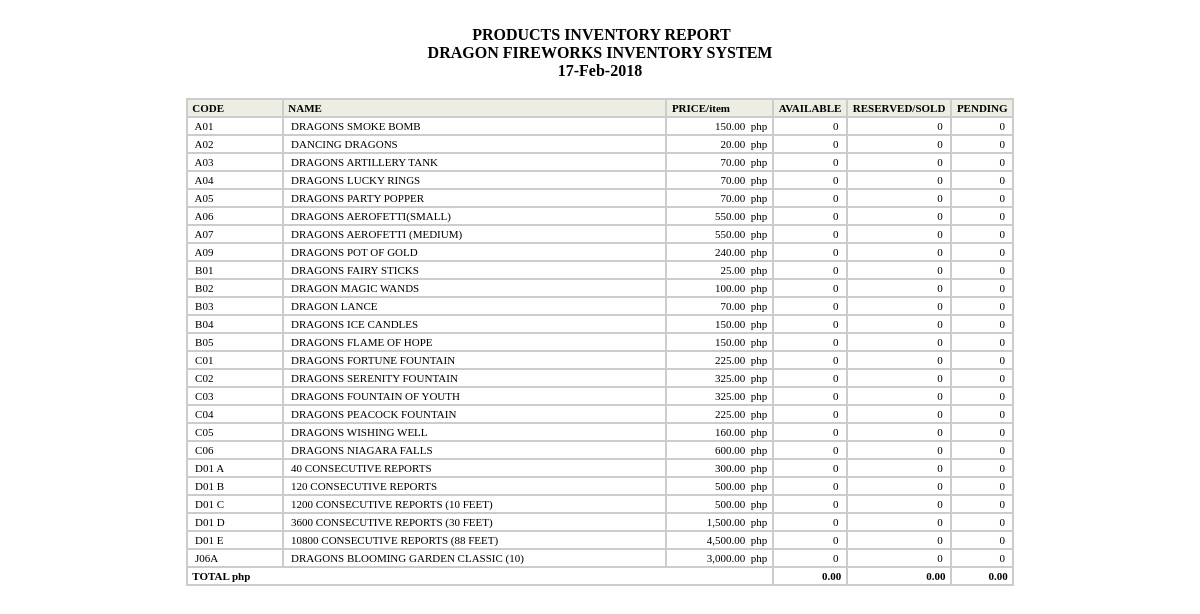
/Modules/ProductInventoryReport.php, run on the app's committed database.
### tables this page shows
CREATE TABLE `products` (
  `prod_code` varchar(16) NOT NULL default '',
  `prod_name` varchar(100) default NULL,
  `price` decimal(8,2) default NULL,
  `quantity` int(8) unsigned default NULL,
  `order_qty` int(8) unsigned default NULL,
  `res_qty` int(8) unsigned default NULL,
  PRIMARY KEY  (`prod_code`)
);

### class/DataAccess.php (called while the page is built, shortened)
<?php
class DataAccess
{
	function get_current_date($p_mysql_format = 0)
	{
		if ($p_mysql_format == 0)
			$result_date = mysql_query("SELECT DATE_FORMAT(NOW(),'%d-%b-%Y') today");
		$myrow = mysql_fetch_array($result_date);
		return $myrow['today'];
	}
}
?>

### class/ProductInventoryClass.php (called while the page is built, shortened)
<?php
class ProductInventoryClass {
	private $arr;
	function get_arr() {
		return $this->arr;
	}
	function load_records($cd,$name,$stat) {
		$where = '';
		$result = mysql_query("SELECT * FROM products".$where);
		if (mysql_num_rows($result) > 0) {
			$i = 0;
			while ($rows = mysql_fetch_array($result)) {
				$this->arr[$i] = $rows;
				$i++;
			}
		}
	}
	function total_ava($cd,$name,$stat) {
		$where = '';
		$result = mysql_query("SELECT sum(price * quantity) as total_ava
							   FROM products ".$where);
		$row = mysql_fetch_array($result);
		return $row['total_ava'];
	}
	function total_res($cd,$name,$stat) {
		$where = '';
		$result = mysql_query("SELECT sum(price * res_qty) as total_res
							   FROM products ".$where);
		$row = mysql_fetch_array($result);
		return $row['total_res'];
	}
	function total_pnd($cd,$name,$stat) {
		$where = '';
		$result = mysql_query("SELECT sum(price * order_qty) as total_pnd
							   FROM products ".$where);
		$row = mysql_fetch_array($result);
		return $row['total_pnd'];
	}
}
?>

### Modules/ProductInventoryReport.php (the view, shortened to what this page needs)
<?php
include "../class/ProductInventoryClass.php";
include "../class/DataAccess.php";
$PI = new ProductInventoryClass();
$DA   = new DataAccess();
$code   = $_GET['cd'];
$name   = $_GET['name'];
$s_stat = $_GET['s_stat'];
$PI->load_records(addslashes($code),addslashes($name),addslashes($s_stat));
$arr = $PI->get_arr();
$x = count($arr);
?>
<!DOCTYPE HTML PUBLIC "-//W3C//DTD HTML 4.01 Transitional//EN">
<html>
<head>
<link type="text/css" href="../StyleSheet/report.css" rel="stylesheet">
</head>
<body>
<form name="frmReport" method="post" action="ProductInventoryReport.php"><br>
  <table width="70%" border="0" cellspacing="0" cellpadding="0" align="center">
    <tr>
      <td><div align="center">&nbsp;<span class="report1">PRODUCTS INVENTORY REPORT</span></div></td>
    </tr>
    <tr>
      <td><div align="center"><span class="report1">DRAGON FIREWORKS INVENTORY
          SYSTEM</span></div></td>
    </tr>
    <tr>
      <td> <div align="center"><span class="report1">
          <?= $DA->get_current_date();?>
          </span> </div></td>
    </tr>
  </table>
  <br>
  <?php
			 	if ($x>0) {
			 ?>
  <table width="70%" border="1" align="center" cellpadding="2" cellspacing="0" bordercolor="cccccc">
    <tr class="tbl_header">
      <td class="result_header" nowrap width="15%">&nbsp;CODE&nbsp;</td>
      <td class="result_header" nowrap width="55%">&nbsp;NAME&nbsp;</td>
      <td class="result_header" nowrap width="15%">&nbsp;PRICE/item </td>
      <td width="5%" nowrap class="result_header">&nbsp;AVAILABLE&nbsp;</td>
      <td width="5%" nowrap class="result_header">&nbsp;RESERVED/SOLD&nbsp;</td>
      <td width="5%" nowrap class="result_header">&nbsp;PENDING&nbsp;</td>
    </tr>
    <?php for($i=0;$x>$i;$i++) {?>
    <tr>
      <td>&nbsp;
        <?= $arr[$i]['prod_code']?>
      </td>
      <td nowrap>&nbsp;
        <?= $arr[$i]['prod_name']?>
        &nbsp; </td>
      <td nowrap><div align="right">&nbsp;
          <?php  echo number_format($arr[$i]['price'],2,'.',',') ?>
          &nbsp;php&nbsp; </div></td>
      <td><div align="right">&nbsp;
          <?php if  ($arr[$i]['quantity'] == 0) echo($arr[$i]['quantity']); else echo("<strong>".$arr[$i]['quantity']."</strong>"); ?>
          &nbsp; </div></td>
      <td><div align="right">&nbsp;
          <?php if  ($arr[$i]['res_qty'] == 0) echo($arr[$i]['res_qty']); else echo("<font color='#0000ff'><strong>".$arr[$i]['res_qty']."</strong></font>"); ?>
          &nbsp;</div></td>
      <td><div align="right">&nbsp;
          <?php if  ($arr[$i]['order_qty'] == 0) echo($arr[$i]['order_qty']); else echo("<font color='#FF0000'><strong>".$arr[$i]['order_qty']."</strong></font>"); ?>
          &nbsp; </div></td>
    </tr>
    <?php } ?>
    <tr>
      <td colspan="3">&nbsp;<strong>TOTAL php</strong></td>
      <td nowrap><div align="right"><strong><?php echo number_format($PI->total_ava(addslashes($code),addslashes($name),addslashes($s_stat)),2,'.',','); ?></strong>&nbsp; </div></td>
      <td nowrap><div align="right"><strong><?php echo number_format($PI->total_res(addslashes($code),addslashes($name),addslashes($s_stat)),2,'.',','); ?></strong>&nbsp; </div></td>
      <td nowrap><div align="right"><strong><?php echo number_format($PI->total_pnd(addslashes($code),addslashes($name),addslashes($s_stat)),2,'.',','); ?></strong>&nbsp; </div></td>
  </table>
  <?PHP } else echo "<br>&nbsp;&nbsp;&nbsp;&nbsp;&nbsp;&nbsp;&nbsp;&nbsp;&nbsp;
			  						&nbsp;&nbsp;&nbsp;&nbsp;&nbsp;&nbsp;&nbsp;&nbsp;&nbsp;&nbsp;
									&nbsp;&nbsp;&nbsp;&nbsp;&nbsp;&nbsp;
									NO RECORD(s) FOUND."; ?>
  <p>&nbsp;</p>
</form>
</body>
</html>

### Stylesheet/report.css (style rules this page uses)
p, tr, td, ul, li { color: #000000; font-family: Tahoma, Verdana; font-size: 11px }
.report1 { color: #000000; background: font-weight; font-weight: bold; bold; font-family: Arial, Verdana. Tahoma; font-size: 16px; }
.tbl_header { color: #444444; font-family: Tahoma, Verdana; font-size: 11px; font-weight: bold; background-color: #EDEDE3; white-space: nowrap; }

### data on the page
products: prod_code "A01", prod_name "DRAGONS SMOKE BOMB", price "150.00", quantity "0", res_qty "0", order_qty "0"
products: prod_code "A02", prod_name "DANCING DRAGONS", price "20.00", quantity "0", res_qty "0", order_qty "0"
products: prod_code "A03", prod_name "DRAGONS ARTILLERY TANK", price "70.00", quantity "0", res_qty "0", order_qty "0"
products: prod_code "A04", prod_name "DRAGONS LUCKY RINGS", price "70.00", quantity "0", res_qty "0", order_qty "0"
products: prod_code "A05", prod_name "DRAGONS PARTY POPPER", price "70.00", quantity "0", res_qty "0", order_qty "0"
products: prod_code "A06", prod_name "DRAGONS AEROFETTI(SMALL)", price "550.00", quantity "0", res_qty "0", order_qty "0"
products: prod_code "A07", prod_name "DRAGONS AEROFETTI (MEDIUM)", price "550.00", quantity "0", res_qty "0", order_qty "0"
products: prod_code "A09", prod_name "DRAGONS POT OF GOLD", price "240.00", quantity "0", res_qty "0", order_qty "0"
products: prod_code "B01", prod_name "DRAGONS FAIRY STICKS", price "25.00", quantity "0", res_qty "0", order_qty "0"
products: prod_code "B02", prod_name "DRAGON MAGIC WANDS", price "100.00", quantity "0", res_qty "0", order_qty "0"
products: prod_code "B03", prod_name "DRAGON LANCE", price "70.00", quantity "0", res_qty "0", order_qty "0"
products: prod_code "B04", prod_name "DRAGONS ICE CANDLES", price "150.00", quantity "0", res_qty "0", order_qty "0"
products: prod_code "B05", prod_name "DRAGONS FLAME OF HOPE", price "150.00", quantity "0", res_qty "0", order_qty "0"
products: prod_code "C01", prod_name "DRAGONS FORTUNE FOUNTAIN", price "225.00", quantity "0", res_qty "0", order_qty "0"
products: prod_code "C02", prod_name "DRAGONS SERENITY FOUNTAIN", price "325.00", quantity "0", res_qty "0", order_qty "0"
products: prod_code "C03", prod_name "DRAGONS FOUNTAIN OF YOUTH", price "325.00", quantity "0", res_qty "0", order_qty "0"
products: prod_code "C04", prod_name "DRAGONS PEACOCK FOUNTAIN", price "225.00", quantity "0", res_qty "0", order_qty "0"
products: prod_code "C05", prod_name "DRAGONS WISHING WELL", price "160.00", quantity "0", res_qty "0", order_qty "0"
products: prod_code "C06", prod_name "DRAGONS NIAGARA FALLS", price "600.00", quantity "0", res_qty "0", order_qty "0"
products: prod_code "D01 A", prod_name "40 CONSECUTIVE REPORTS", price "300.00", quantity "0", res_qty "0", order_qty "0"
products: prod_code "D01 B", prod_name "120 CONSECUTIVE REPORTS", price "500.00", quantity "0", res_qty "0", order_qty "0"
products: prod_code "D01 C", prod_name "1200 CONSECUTIVE REPORTS (10 FEET)", price "500.00", quantity "0", res_qty "0", order_qty "0"
products: prod_code "D01 D", prod_name "3600 CONSECUTIVE REPORTS (30 FEET)", price "1,500.00", quantity "0", res_qty "0", order_qty "0"
products: prod_code "D01 E", prod_name "10800 CONSECUTIVE REPORTS (88 FEET)", price "4,500.00", quantity "0", res_qty "0", order_qty "0"
products: prod_code "J06A", prod_name "DRAGONS BLOOMING GARDEN CLASSIC (10)", price "3,000.00", quantity "0", res_qty "0", order_qty "0"

### other printed values
$DA->get_current_date() "17-Feb-2018"
